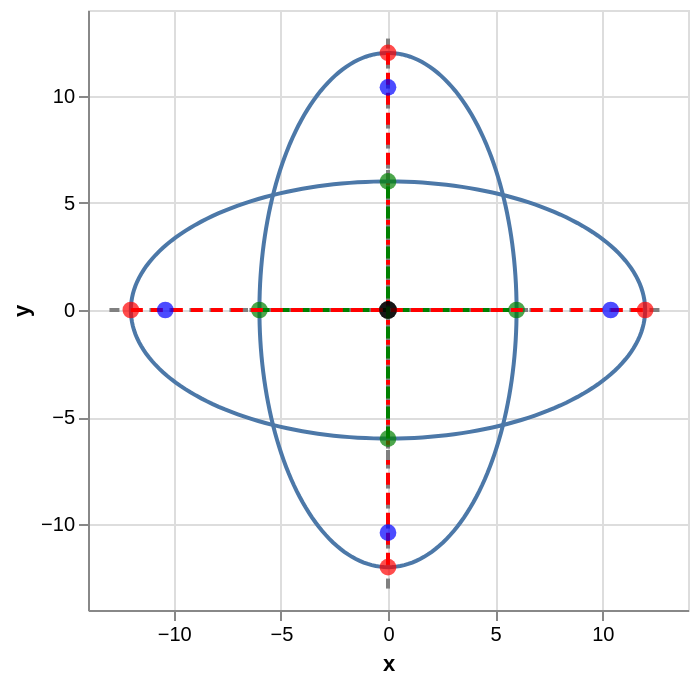

This figure's notebook cell:
### Code cell
e: Ellipse = Ellipse(a=-12, b=6, center=(0, 0), rotation=np.pi/2);
f: Ellipse = Ellipse(a=-12, b=6, center=(0, 0), rotation=0);
plotter: EllipsePlotter = EllipsePlotter();
pl_1 = plotter.plot(e);
pl_2 = plotter.plot(f);

pl = pl_1 + pl_2
pl.show()

### Figure 1 — Vega-Lite specification as saved in the notebook (floating-point values rounded to 4 significant figures; data arrays with more than 128 entries replaced by an {"elided": "..."} marker saying what was removed)
{"config": {"view": {"continuousWidth": 300, "continuousHeight": 300}}, "layer": [{"data": {"name": "data-f8a5592626187c95332d281a3aa81a77"}, "mark": {"type": "line", "color": "gray", "strokeDash": [5, 5]}, "encoding": {"x": {"field": "x", "type": "quantitative"}, "y": {"field": "y", "type": "quantitative"}}}, {"data": {"name": "data-b25419a1e3511f3b596b648540a6a6ca"}, "mark": {"type": "line", "color": "gray", "strokeDash": [5, 5]}, "encoding": {"x": {"field": "x", "type": "quantitative"}, "y": {"field": "y", "type": "quantitative"}}}, {"data": {"name": "data-d17015aa2a0616a66ce2ad1c97b43738"}, "mark": {"type": "line"}, "encoding": {"order": {"field": "index", "type": "quantitative"}, "x": {"field": "x", "scale": {"zero": false}, "type": "quantitative"}, "y": {"field": "y", "scale": {"zero": false}, "type": "quantitative"}}}, {"data": {"name": "data-70582b042057cf4dbf8a650a9db44f4f"}, "mark": {"type": "line", "color": "red", "strokeDash": [6, 4]}, "encoding": {"x": {"field": "x", "type": "quantitative"}, "y": {"field": "y", "type": "quantitative"}}}, {"data": {"name": "data-ced6ef0ba4f6d199083fdcfee9bf6f5e"}, "mark": {"type": "line", "color": "green", "strokeDash": [6, 4]}, "encoding": {"x": {"field": "x", "type": "quantitative"}, "y": {"field": "y", "type": "quantitative"}}}, {"data": {"name": "data-c7b7f5fced56410d97f54cc829d99d35"}, "mark": {"type": "circle", "color": "black", "size": 80}, "encoding": {"x": {"field": "x", "type": "quantitative"}, "y": {"field": "y", "type": "quantitative"}}}, {"data": {"name": "data-70582b042057cf4dbf8a650a9db44f4f"}, "mark": {"type": "circle", "color": "red", "size": 70}, "encoding": {"x": {"field": "x", "type": "quantitative"}, "y": {"field": "y", "type": "quantitative"}}}, {"data": {"name": "data-ced6ef0ba4f6d199083fdcfee9bf6f5e"}, "mark": {"type": "circle", "color": "green", "size": 70}, "encoding": {"x": {"field": "x", "type": "quantitative"}, "y": {"field": "y", "type": "quantitative"}}}, {"data": {"name": "data-3f75b4782a9d0ab17473388b621c2819"}, "mark": {"type": "circle", "color": "blue", "size": 70}, "encoding": {"x": {"field": "x", "type": "quantitative"}, "y": {"field": "y", "type": "quantitative"}}}, {"layer": [{"data": {"name": "data-c03bf5cfa4f7fe30c424d675ff6792b0"}, "mark": {"type": "line", "color": "gray", "strokeDash": [5, 5]}, "encoding": {"x": {"field": "x", "type": "quantitative"}, "y": {"field": "y", "type": "quantitative"}}}, {"data": {"name": "data-910873ab28cff8e5b0ad9b9c7974a7ae"}, "mark": {"type": "line", "color": "gray", "strokeDash": [5, 5]}, "encoding": {"x": {"field": "x", "type": "quantitative"}, "y": {"field": "y", "type": "quantitative"}}}, {"data": {"name": "data-ec54a6ca0457c878842c5cf0ee048de4"}, "mark": {"type": "line"}, "encoding": {"order": {"field": "index", "type": "quantitative"}, "x": {"field": "x", "scale": {"zero": false}, "type": "quantitative"}, "y": {"field": "y", "scale": {"zero": false}, "type": "quantitative"}}}, {"data": {"name": "data-2253e6c2b962ce55ce6f73858bded3d7"}, "mark": {"type": "line", "color": "red", "strokeDash": [6, 4]}, "encoding": {"x": {"field": "x", "type": "quantitative"}, "y": {"field": "y", "type": "quantitative"}}}, {"data": {"name": "data-3c2c9b5ec2abd0ab57f5477fabe6deee"}, "mark": {"type": "line", "color": "green", "strokeDash": [6, 4]}, "encoding": {"x": {"field": "x", "type": "quantitative"}, "y": {"field": "y", "type": "quantitative"}}}, {"data": {"name": "data-c7b7f5fced56410d97f54cc829d99d35"}, "mark": {"type": "circle", "color": "black", "size": 80}, "encoding": {"x": {"field": "x", "type": "quantitative"}, "y": {"field": "y", "type": "quantitative"}}}, {"data": {"name": "data-2253e6c2b962ce55ce6f73858bded3d7"}, "mark": {"type": "circle", "color": "red", "size": 70}, "encoding": {"x": {"field": "x", "type": "quantitative"}, "y": {"field": "y", "type": "quantitative"}}}, {"data": {"name": "data-3c2c9b5ec2abd0ab57f5477fabe6deee"}, "mark": {"type": "circle", "color": "green", "size": 70}, "encoding": {"x": {"field": "x", "type": "quantitative"}, "y": {"field": "y", "type": "quantitative"}}}, {"data": {"name": "data-db93a66afa31ac0cc82fcbbd6a0dce6d"}, "mark": {"type": "circle", "color": "blue", "size": 70}, "encoding": {"x": {"field": "x", "type": "quantitative"}, "y": {"field": "y", "type": "quantitative"}}}]}], "$schema": "https://vega.github.io/schema/vega-lite/v6.4.1.json", "datasets": {"data-f8a5592626187c95332d281a3aa81a77": [{"x": -7.0, "y": 0}, {"x": 7.0, "y": 0}], "data-b25419a1e3511f3b596b648540a6a6ca": [{"x": 0, "y": -13.0}, {"x": 0, "y": 13.0}], "data-d17015aa2a0616a66ce2ad1c97b43738": {"elided": "200 records"}, "data-70582b042057cf4dbf8a650a9db44f4f": [{"x": 7.348e-16, "y": 12.0}, {"x": -7.348e-16, "y": -12.0}], "data-ced6ef0ba4f6d199083fdcfee9bf6f5e": [{"x": 6.0, "y": -3.674e-16}, {"x": -6.0, "y": 3.674e-16}], "data-c7b7f5fced56410d97f54cc829d99d35": [{"x": 0, "y": 0}], "data-3f75b4782a9d0ab17473388b621c2819": [{"x": -6.363e-16, "y": -10.39}, {"x": 6.363e-16, "y": 10.39}], "data-c03bf5cfa4f7fe30c424d675ff6792b0": [{"x": -13.0, "y": 0}, {"x": 13.0, "y": 0}], "data-910873ab28cff8e5b0ad9b9c7974a7ae": [{"x": 0, "y": -7.0}, {"x": 0, "y": 7.0}], "data-ec54a6ca0457c878842c5cf0ee048de4": {"elided": "200 records"}, "data-2253e6c2b962ce55ce6f73858bded3d7": [{"x": 12.0, "y": 0.0}, {"x": -12.0, "y": 0.0}], "data-3c2c9b5ec2abd0ab57f5477fabe6deee": [{"x": 0.0, "y": -6.0}, {"x": 0.0, "y": 6.0}], "data-db93a66afa31ac0cc82fcbbd6a0dce6d": [{"x": -10.39, "y": 0.0}, {"x": 10.39, "y": 0.0}]}}
